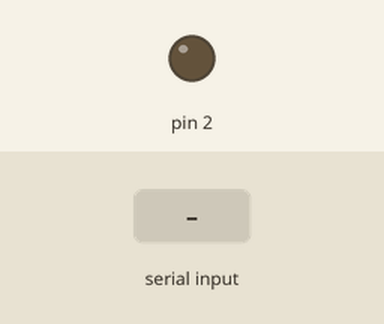
Simulated run of this sketch. Board: Arduino Uno, built with avr-gcc and run on an emulated ATmega328P. Parts: output pins drawn as LEDs (lit = HIGH). The test bench sets the inputs (shaded band).

Above: at 1.2 s.
1.3 s: "1" received over Serial
At 1.7 s:
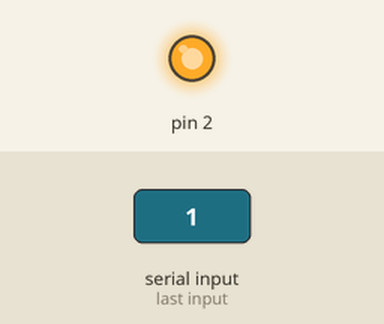
2.8 s: "2" received over Serial
At 4.0 s:
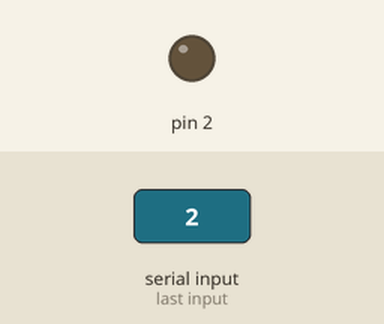
Timing chart, 0 to 5.8 s (numbered marks = the images above; inputs shaded):
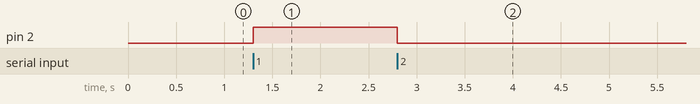

Measured:
- after the input at 1.3 s, pin 2: LOW → HIGH at once
- after the input at 2.8 s, pin 2: HIGH → LOW at once

The sketch:

Modificado.ino
```cpp
// Autores:
// Braulio Bustos
// Julio Fuentealba

// Ingenieria de Ejecucion Mecanica
// Laboratorio de Topico de especialidad: Robotica

void setup() {
  pinMode(2,OUTPUT);
  Serial.begin(9600);
}

void loop() {
  if (Serial.available() > 0)
  {
    char t=Serial.read(); // Solo funciona con caracteres, debemos convertir a enteros despues para poder usarlo como numero
    if(t=='1')
    {
      digitalWrite(2, HIGH);
    }
    else if(t=='2')
    {
      digitalWrite(2, LOW);
    }
  }
}

// Codigo modificado original, no funciona de forma correcta

//void loop() {
//  if (Serial.available() > 0)
//  {
//    int t=Serial.read();
//    if(t==0)
//    {
//      digitalWrite(2, HIGH);
//    }
//    else if(t==1)
//    {
//      digitalWrite(2, LOW);
//    }
//  }
//}
```
